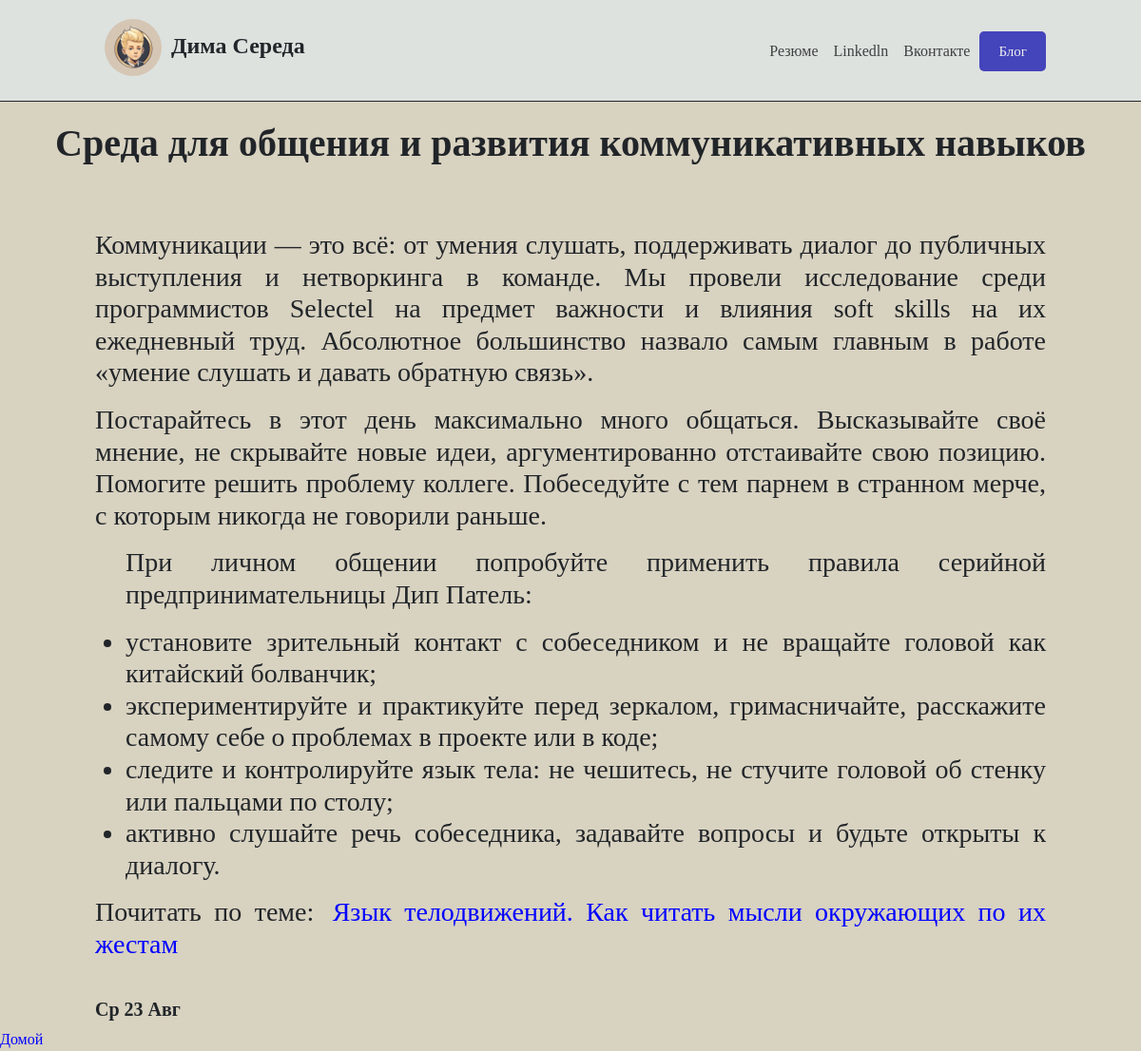
The app's page /blog/4/ with its own data.
### blog/models.py (models this page shows, shortened)
class Blog(models.Model):
    title = models.CharField(max_length=100)
    description = models.TextField(max_length=5000)
    date = models.DateField()

### blog/views.py (the view)
# urls.py: path('<int:blog_id>/', views.detail, name='detail'),
def detail(request, blog_id):
    blog = get_object_or_404(Blog, pk=blog_id)
    return render(request, 'blog/detail.html', {'blog':blog})

### blog/templates/blog/detail.html (shortened to what this page needs)
{% extends 'portfolio/base.html' %}
{% block content %}
<div class="content">
    <h1><b>{{ blog.title }}</b></h1>
    <p><h3>{{ blog.description|safe }}</h3></p>
    <br><h5><b>{{ blog.date|date:'D d M' }}</b></h5>
    <a id = "homebutton" href="{% url 'home' %}">Домой</a>
    {% endblock %}

### portfolio/static/portfolio/css/base.css (style rules this page uses)
.default-link { text-decoration: none; color: rgb(62, 65, 65); padding: 6px; }
body { background-color: rgb(216, 210, 192); font-family: serif; }

### blog/templates/blog/detail.html (style rules this page uses)
.content h1 { text-align: center; padding-bottom: 50px; }
.content h3 { text-align: justify; padding-left: 100px; padding-right: 100px; }
.content a { text-decoration: none; color: blue; }
.content h5 { padding-left: 100px; }

### records on screen
Blog: title "Среда для общения и развития коммуникативных навыков", description "Коммуникации — это всё: от умения слушать, поддерживать диалог до публичных выступления и нетворкинга в команде. Мы провели исследование среди программистов Selectel на предмет важности и влияния soft skills на их ежедневный труд. Абсолютное большинство назвало самым главным в работе «умение слушать и давать обратную связь». Постарайтесь в этот день максимально много общаться. Высказывайте своё мнение, не скрывайте новые идеи, аргументированно отстаивайте свою позицию. Помогите решить проблему коллеге. Побеседуйте с тем парнем в странном мерче, с которым никогда не говорили раньше. При личном общении попробуйте применить правила серийной предпринимательницы Дип Патель: установите зрительный…", date "Ср 23 Авг"
